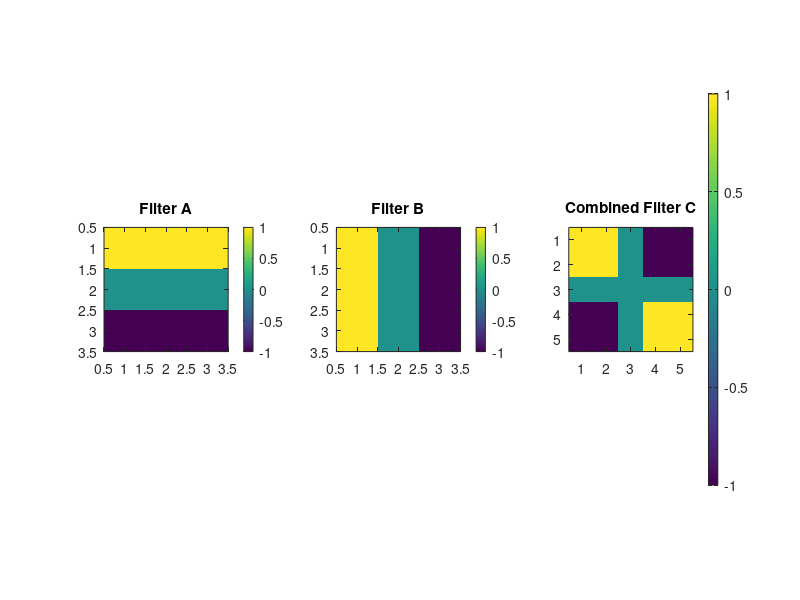

Recreate this plot in MATLAB.
%% Separable Filters
% Define filter A (a simple blur)
A = [1 1 1;
     0 0 0;
     -1 -1 -1];

% Define filter B (vertical edge detector, like Sobel)
B = [1 0 -1;
     1 0 -1;
     1 0 -1];

% Combine them by 2D convolution
C = conv2(A, B, 'full');

% Display results
disp('Combined filter C =');
disp(C);

% Visualize
figure;
subplot(1,3,1); imagesc(A); title('Filter A'); axis image; colorbar;
subplot(1,3,2); imagesc(B); title('Filter B'); axis image; colorbar;
subplot(1,3,3); imagesc(C); title('Combined Filter C'); axis image; colorbar;
